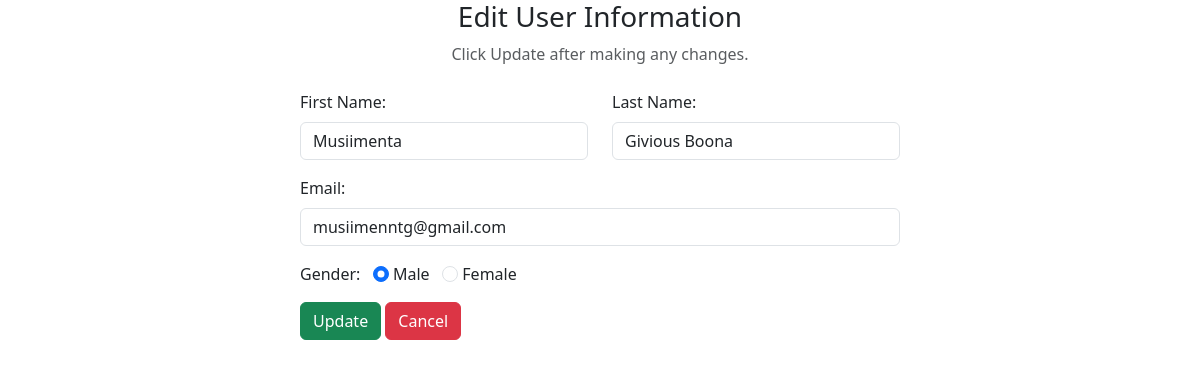
Screenshot of /edit.php?id=6 with the database file from the repository.
### tables this page shows
CREATE TABLE `users` (
  `id` int NOT NULL,
  `first_name` varchar(100) NOT NULL,
  `last_name` varchar(100) NOT NULL,
  `email` varchar(100) NOT NULL,
  `gender` varchar(100) NOT NULL
);

### edit.php (the view, shortened to what this page needs)
<!DOCTYPE html>
<html lang="en">
<head>
    <link href="https://cdn.jsdelivr.net/npm/bootstrap@5.3.2/dist/css/bootstrap.min.css" rel="stylesheet">
    <link rel="stylesheet" href="https://cdnjs.cloudflare.com/ajax/libs/font-awesome/6.4.2/css/all.min.css" />
</head>
<body>
    <div class="container">
        <div class="text-center mb-4">
            <h3>Edit User Information</h3>
            <p class="text-muted">Click Update after making any changes.</p>
        </div>
        <div class="container d-flex justify-content-center">
            <form action="#" method="post" style="width:50vw; min-width:300px;">
            <?php
            include "db_conn.php";
            $id = $_GET["id"];
            $sql = "SELECT * FROM users WHERE id = $id LIMIT 1";
            $result = mysqli_query($conn, $sql);
            $row = mysqli_fetch_assoc($result);
        ?>
                <div class="row mb-3">
                    <div class="col">
                        <label class="form-label">First Name:</label>
                        <input class="form-control" type="text" name="first_name" value="<?php echo $row['first_name']?>">
                    </div>
                    <div class="col">
                        <label class="form-label">Last Name:</label>
                        <input class="form-control" type="text" name="last_name" value="<?php echo $row['last_name']?>">
                    </div>
                </div>
                <div class="mb-3">
                    <label class="form-label">Email:</label>
                    <input class="form-control" type="email" name="email" value="<?php echo $row['email']?>">
                </div>
                <div class="form-group mb-3">
                    <label>Gender:</label>
                    <input type="radio" class="form-check-input" name="gender" id="male" value="Male" <?php echo ($row['gender']=='Male')?"checked":"";?>>
                    <label for="male" class="form-input-label">Male</label>
                    <input type="radio" class="form-check-input" name="gender" id="female" value="Female"<?php echo ($row['gender']=='Female')?"checked":"";?>>
                    <label for="female" class="form-input-label">Female</label>
                </div>
                <div>
                    <button type="submit" class="btn btn-success" name="update">Update</button>
                    <a href="index.php" class="btn btn-danger">Cancel</a>
                </div>
            </form>
        </div>
    </div>
</body>
</html>

### rows the page displays
users: first_name "Musiimenta", last_name "Givious Boona", email "musiimenntg@gmail.com", gender "☑ Male", gender "☐ Female"
